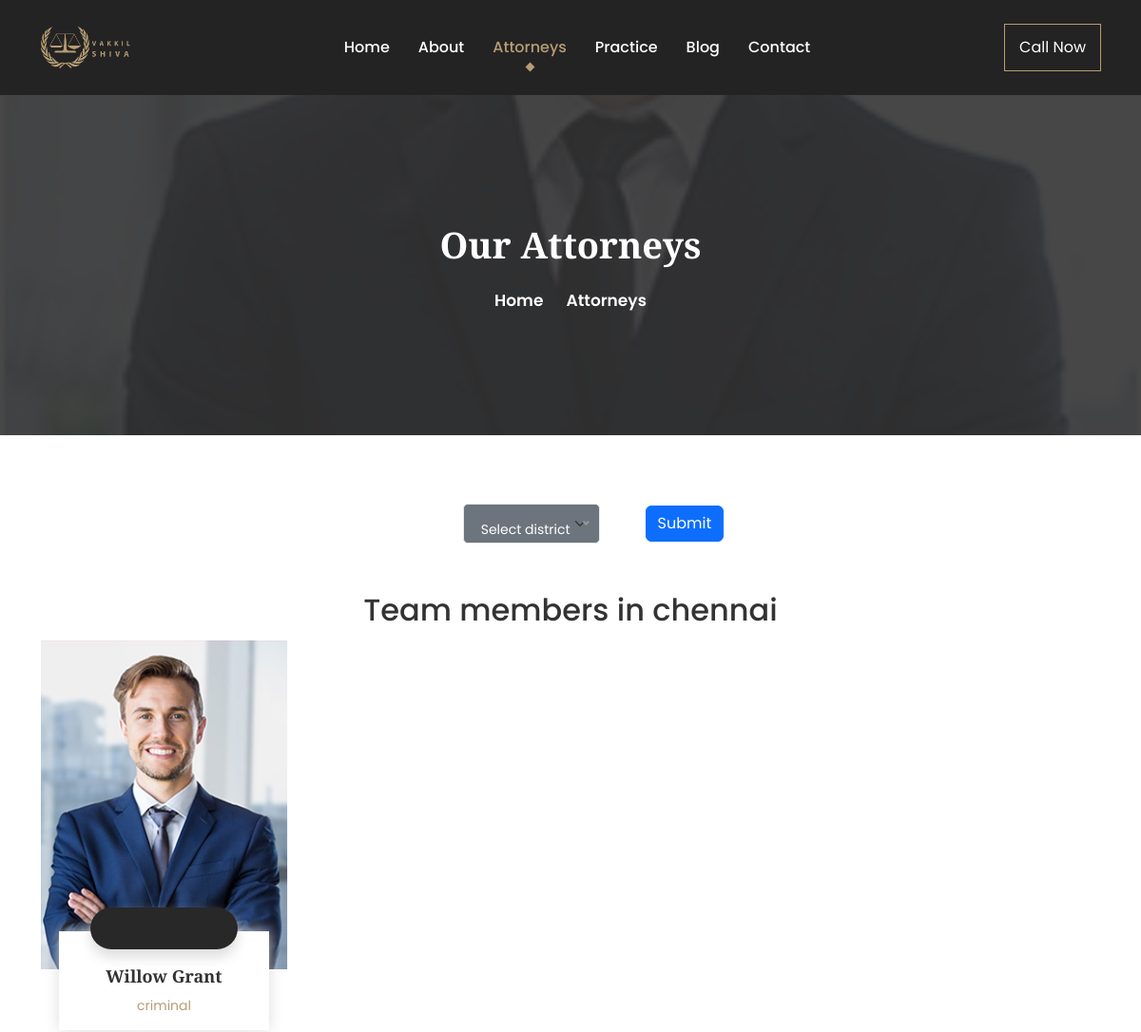
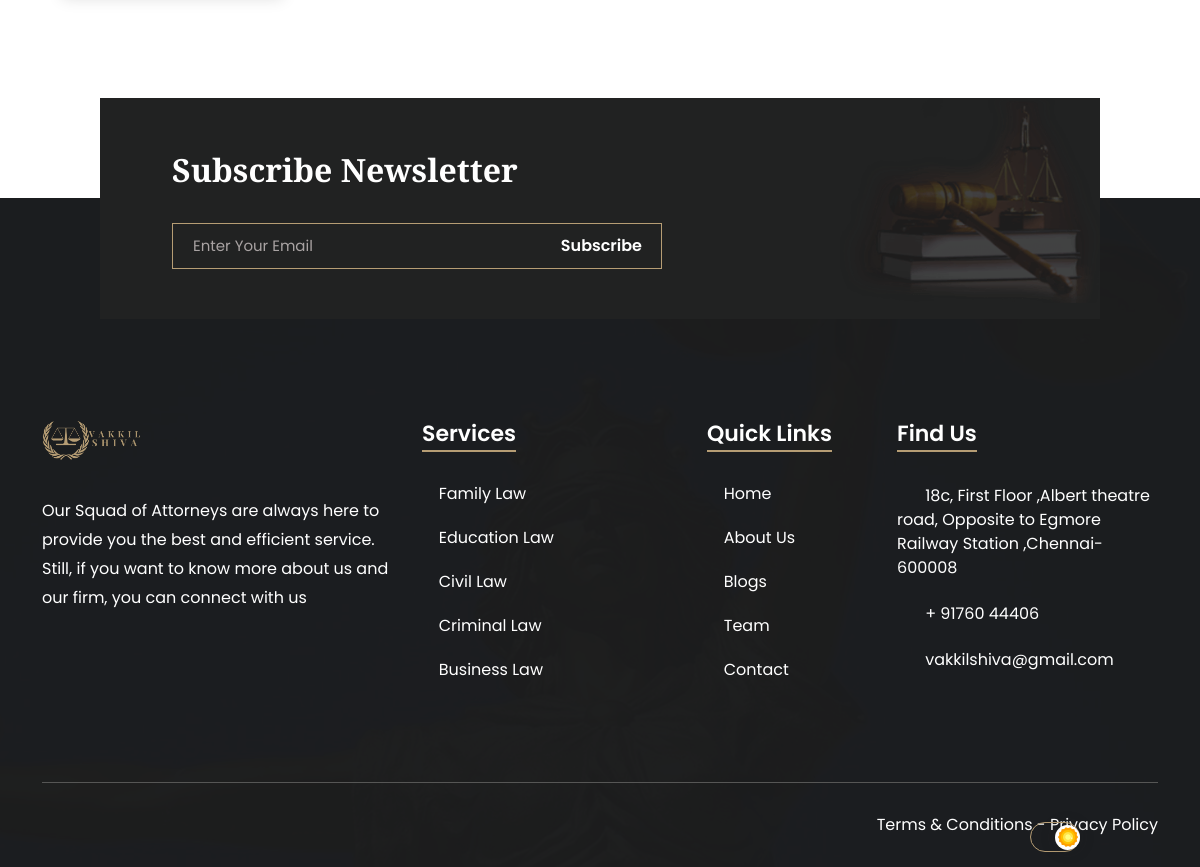
The page /attorney/ on the database its author committed (2 pictures, top to bottom).
### app/models.py (models this page shows, shortened)
class Districts(models.Model):
    name = models.CharField(max_length=50)
    class Meta:
        verbose_name_plural = 'districts'
        ordering = ['name']

class TeamMembers(models.Model):
    name = models.CharField(max_length=50)
    image = models.ImageField(upload_to='images/')
    district = models.ForeignKey(Districts, on_delete=models.CASCADE)
    consultant = models.ForeignKey(Consultants, on_delete=models.CASCADE)
    facebook = models.URLField(max_length=100,blank=True,null=True)
    twitter = models.URLField(max_length=100,blank=True,null=True)
    linkedin = models.URLField(max_length=100,blank=True,null=True)
    instagram = models.URLField(max_length=100,blank=True,null=True)
    mobile = models.CharField(max_length=100)
    email = models.EmailField(max_length=100)
    biography = RichTextField()
    research = RichTextField()
    education = RichTextField()
    working = RichTextField()
    class Meta:
        verbose_name_plural = 'my team'
        ordering = ['name']

class Consultants(models.Model):
    name = models.CharField(max_length=50)
    def __str__(self):
        return self.name
    class Meta:
        verbose_name_plural = 'consultants types'
        ordering = ['name']

### app/views.py (the view)
# urls.py: path('attorney/', views.attorney, name='attorney'),
def attorney(request):
    team = TeamMembers.objects.filter(district_id=1)
    district = Districts.objects.all()
    if request.method == 'POST':
        selected_district = request.POST.get('district')
        team = TeamMembers.objects.filter(district=Districts.objects.get(name=selected_district).id)
        return render(request, 'app/attorney.html',{'teams':team,'selected_district':selected_district,'districts':district})
    return render(request, 'app/attorney.html',{'teams':team,'selected_district':'chennai','districts':district})

### templates/app/attorney.html (shortened to what this page needs)
{% extends 'base/base.html' %}
{% load static %}
{% block content %}
        {% include 'inc/navbar.html' %}
        <div class="page-title-area title-img-one">
            <div class="d-table">
                <div class="d-table-cell">
                    <div class="page-title-text">
                        <h2>Our Attorneys</h2>
                        <ul>
                            <li>
                                <a href="{% url 'index' %}">Home</a>
                            </li>
                            <li>
                                <i class="icofont-simple-right"></i>
                            </li>
                            <li>Attorneys</li>
                        </ul>
                    </div>
                </div>
            </div>
        </div>
        <br>
        <br>
        <br>
        <div class="container" >
            <form method="post" class=" mb-5 d-flex justify-content-center align-items-center">
                <div class=" mx-5">
                </div>
                <div>
                    <button type="submit" class="btn btn-primary">Submit</button>
                </div>
            </form>
        </div>
        <section class="team-area team-area-two ">
            {% if teams %}
            <h2 class="text-center mt-5">Team members in {{selected_district}}</h2>
            <div class="container">
                <div class="row justify-content-start">
                    {% for item in teams %}
                    <div class="col-sm-6 col-lg-3">
                        <div class="team-item wow fadeInUp" data-wow-delay=".3s">
                            <img src="{{ item.image.url }}" alt="Team">
                            <div class="team-inner">
                                <ul>
                                    {% if item.facebook %}
                                    <li>
                                        <a href="{{ item.facebook }}" target="_blank">
                                            <i class="icofont-facebook"></i>
                                        </a>
                                    </li>
                                    {% endif %}
                                    {% if item.instagram %}
                                    <li>
                                        <a href="{{ item.instagram }}" target="_blank">
                                            <i class="icofont-instagram"></i>
                                        </a>
                                    </li>
                                    {% endif %}
                                    {% if item.twitter %}
                                    <li>
                                        <a href="{{ item.twitter }}" target="_blank">
                                            <i class="icofont-twitter"></i>
                                        </a>
                                    </li>
                                    {% endif %}
                                    {% if item.linkedin %}
                                    <li>
                                        <a href="{{ item.linkedin }}" target="_blank">
                                            <i class="icofont-linkedin"></i>
                                        </a>
                                    </li>
                                    {% endif %}
                                </ul>
                                <h3>
                                    <a href="{% url 'attorney-details' item.id %}">{{ item.name }}</a>
                                </h3>
                                <span>{{item.consultant}}</span>
                            </div>
                        </div>
                    </div>
                    {% endfor %}
                </div>
            </div>
            {% else %}
            <p class='text-black text-center'>No attorneys found for {{selected_district}} </p>
            {% endif %}
        </section>
{% endblock content %}

### mystatic/assets/css/style.css (style rules this page uses)
body { font-family: "Poppins", sans-serif; color: #ffffff; background-color: #ffffff; font-size: 16px; }
h1, h2, h3, h4, h5, h6 { color: #333333; line-height: 1.4; }
a { transition: 0.5s all ease; text-decoration: none; color: #b69d74; }
img { max-width: 100%; }
.d-table { width: 100%; height: 100%; }
.d-table-cell { vertical-align: middle; }
.team-area { padding-bottom: 190px; }
.team-item { margin-bottom: 30px; }
.team-item img { width: 100%; }
.team-item .team-inner { background-color: #ffffff; text-align: center; box-shadow: 0px 0px 15px 0px #ddd; padding-left: 15px; padding-right: 15px; padding-bottom: 15px; max-width: 85%; margin-left: auto; margin-right: auto; margin-top: -40px; position: relative; transition: 0.5s all ease; }
.team-item .team-inner ul { margin: 0; padding: 0; padding-top: 10px; padding-bottom: 10px; background-color: #282828; max-width: 155px; margin-right: auto; margin-left: auto; border-radius: 30px; position: absolute; top: -25px; left: 0; right: 0; box-shadow: 0px 8px 13px 0px #ddd; transition: 0.5s all ease; }
.team-item .team-inner ul li { list-style-type: none; display: inline-block; margin-right: 4px; margin-left: 4px; }
.team-item .team-inner ul li a { display: block; color: #b69d74; }
.team-item .team-inner h3 { margin-bottom: 4px; padding-top: 25px; transition: 0.5s all ease; font-family: "Playfair Display", serif; }
.team-item .team-inner h3 a { color: #333333; font-weight: 600; font-size: 18px; }
.team-item .team-inner span { display: block; color: #b69d74; font-size: 14px; transition: 0.5s all ease; }
.title-img-one { background-image: url("../img/about/1.jpg"); }
.page-title-area { background-size: cover; background-position: center center; background-repeat: no-repeat; height: 450px; text-align: center; position: relative; }
.page-title-area:before { position: absolute; content: ""; width: 100%; height: 100%; left: 0; top: 0; background-color: #333333; opacity: 0.9; }
.page-title-text { position: relative; margin-top: 120px; }
.page-title-text h2 { font-weight: 900; font-size: 38px; font-family: "Playfair Display", serif; color: #ffffff; margin-bottom: 20px; }
.page-title-text ul { margin: 0; padding: 0; margin-bottom: 25px; }
.page-title-text ul li { list-style-type: none; display: inline-block; font-weight: 600; font-size: 17px; }
.page-title-text ul li i { font-size: 20px; position: relative; top: 1px; display: inline-block; }
.page-title-text ul li a { display: inline-block; color: #ffffff; }
.team-area-two { padding-bottom: 170px; }

### rows shown on the page
Districts: name "chennai"
TeamMembers: image (picture), name "Willow Grant", consultant "criminal"
